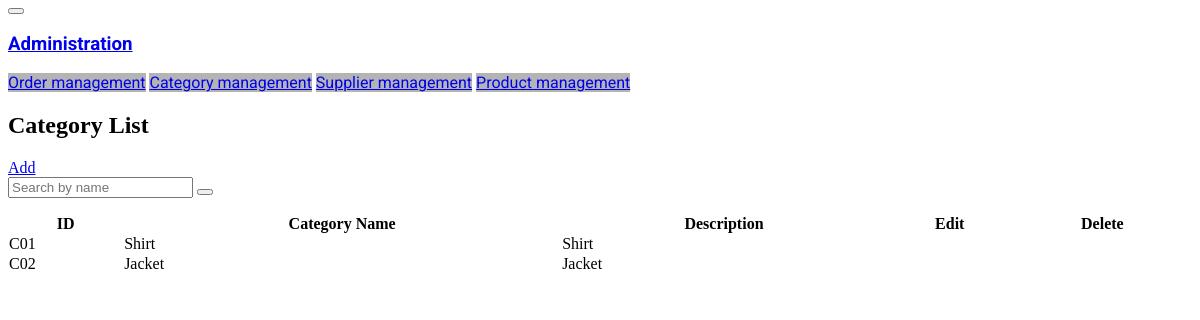
Page /admin/category/list.php on the earlier database version.
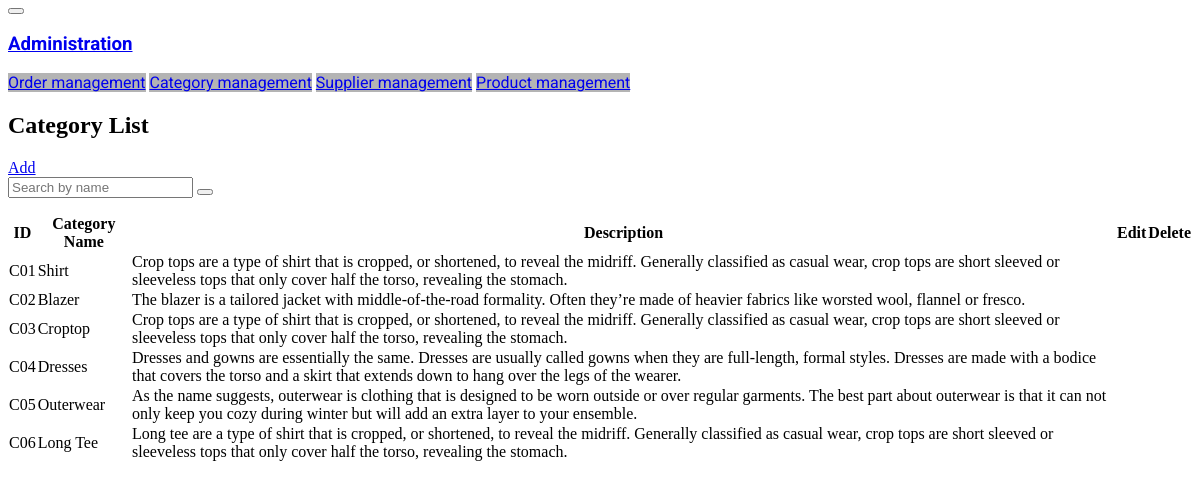
Same page on the later database version.
### tables this page shows
CREATE TABLE `category` (
  `id` varchar(10) NOT NULL,
  `name` varchar(20) NOT NULL,
  `description` varchar(255) NOT NULL
);

### admin/category/list.php (the view, shortened to what this page needs)
<section class="row">
    <?php
    include_once 'admin/nav.php';
    ?>
    <div class="col-lg-10 col-md-9 col-12">
        <div class="pt-2 mb-2">
            <h1 class="text-center">Category List</h1>
            <div class="text-center mb-2 row">
                <div class="col-6 d-flex justify-content-start align-items-center">
                    <a href="?page=addCategory" class="btn btn-outline-dark"><i class="bi bi-plus-circle pe-2"></i>Add</a>
                </div>
                <div class="col-6 d-flex justify-content-end align-items-center">
                    <form action="/manage/category" method="GET" class="d-flex input-group w-auto">
                        <input name="search" type="search" class="form-control" placeholder="Search by name" aria-label="Search" aria-describedby="search-addon" />
                        <button class="btn btn-secondary searching" type="submit"><i class="bi bi-search"></i></button>
                    </form>
                </div>
            </div>
            <table id="tablecategory" class="table table-striped table-bordered m-0" cellspacing="0" width="100%">
                <thead class="justify-content-md-between justify-content-sm-center align-content-center border-bottom border-2 my-2 bg-dark text-light p-3 rounded-3">
                    <tr class="text-center">
                        <th>
                            <strong>ID</strong>
                        </th>
                        <th>
                            <strong>Category Name</strong>
                        </th>
                        <th>
                            <strong>Description</strong>
                        </th>
                        <th>
                            <strong>Edit</strong>
                        </th>
                        <th>
                            <strong>Delete</strong>
                        </th>
                    </tr>
                </thead>
                <tbody class="justify-content-md-between justify-content-sm-center border-bottom border-2 my-2 bg-light p-2 rounded-3">
                    <?php
                    $c = new Connect();
                    $dblink = $c->connectToMySQL();
                    $sql = "SELECT * FROM `category`";
                    $re = $dblink->query($sql);
                    while ($row = $re->fetch_assoc()) :
                    ?>
                        <tr>
                            <td class="text-center align-middle"><?= $row['id'] ?></td>
                            <td class="text-center align-middle"><?= $row['name'] ?></td>
                            <td class="align-middle"><?= $row['description'] ?></td>
                        <td class="text-center align-middle">
                            </td>
                            <td class="text-center align-middle">
                            </td>
                        </tr>
                    <?php
                    endwhile;
                    ?>
                </tbody>
            </table>
        </div>
    </div>
</section>

### admin/nav.php (shortened to what this page needs)
<div class="col-lg-2 col-md-3 content-left pe-0">
    <nav class="navbar navbar-expand-md navbar-light">
        <button class="navbar-toggler" type="button" data-toggle="collapse" data-target="#sidebarMenu"><span class="navbar-toggler-icon"></span></button>
        <a class="font-family nav-link px-0" href="/manage">
            <h3 class="fw-bold">Administration</h3>
        </a>
    </nav>
    <nav id="sidebarMenu" class="collapse d-md-block">
        <div class="position-sticky">
            <div class="font-family list-group list-group-flush">
                <a href="?page=order" class="list-group-item list-group-item-action py-4 text-light">Order
                    management</a>
                <a href="?page=category" class="list-group-item list-group-item-action py-4 text-light">Category
                    management</a>
                <a href="?page=supplier" class="list-group-item list-group-item-action py-4 text-light">Supplier
                    management</a>
                <a href="?page=productManagement" class="list-group-item list-group-item-action py-4 text-light">Product
                    management</a>
            </div>
        </div>
    </nav>
</div>

### admin/nav.php (style rules this page uses)
.font-family { font-family: 'Roboto', sans-serif; }
a.list-group-item { background-color: rgb(180, 180, 180); }

Differences in the rows shown:
changed category "Shirt": description "Shirt" → "Crop tops are a type of shirt that is cropped, or shortened, to reveal the midriff. Generally classified as casual wear, crop tops are short sleeved or sleeveless tops that only cover half the torso, revealing the stomach."
changed category "C02": name "Jacket" → "Blazer"; description "Jacket" → "The blazer is a tailored jacket with middle-of-the-road formality. Often they’re made of heavier fabrics like worsted wool, flannel or fresco."
added category: id "C03", name "Croptop", description "Crop tops are a type of shirt that is cropped, or shortened, to reveal the midriff. Generally classified as casual wear, crop tops are short sleeved or sleeveless tops that only cover half the torso, revealing the stomach."
added category: id "C04", name "Dresses", description "Dresses and gowns are essentially the same. Dresses are usually called gowns when they are full-length, formal styles. Dresses are made with a bodice that covers the torso and a skirt that extends down to hang over the legs of the wearer."
added category: id "C05", name "Outerwear", description "As the name suggests, outerwear is clothing that is designed to be worn outside or over regular garments. The best part about outerwear is that it can not only keep you cozy during winter but will add an extra layer to your ensemble."
added category: id "C06", name "Long Tee", description "Long tee are a type of shirt that is cropped, or shortened, to reveal the midriff. Generally classified as casual wear, crop tops are short sleeved or sleeveless tops that only cover half the torso, revealing the stomach."
